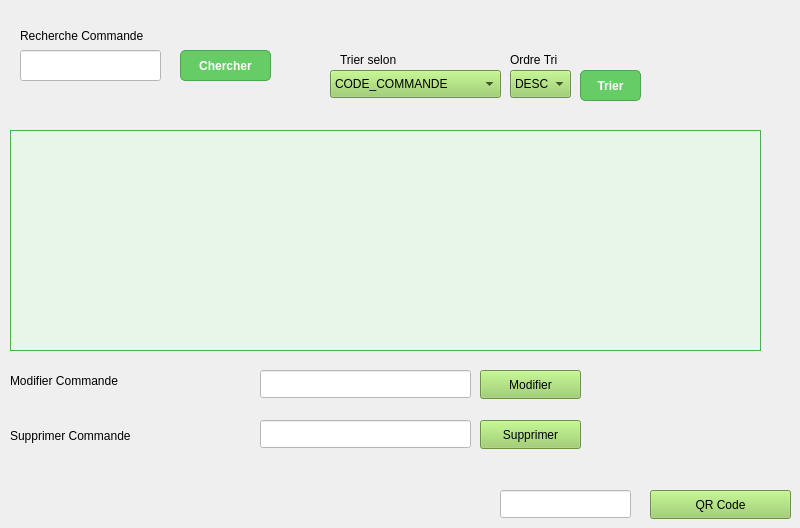
           <widget class="QWidget" name="tab_4">
            <attribute name="title">
             <string>Affichage</string>
            </attribute>
            <widget class="QPushButton" name="pushButton_11">
             <property name="geometry">
              <rect>
               <x>580</x>
               <y>70</y>
               <width>61</width>
               <height>31</height>
              </rect>
             </property>
             <property name="styleSheet">
              <string notr="true">QPushButton {
    background-color: #66cc66;  /* Vibrant green background */
    color: white;               /* White text */
    border: 1px solid #4ca64c;  /* Darker green border */
    padding: 8px 15px;
    border-radius: 5px;
    font-weight: bold;
}

QPushButton:hover {
    background-color: #5cb85c;  /* Slightly darker green when hovered */
}

QPushButton:pressed {
    background-color: #4ca64c;  /* Even darker green when pressed */
}
</string>
             </property>
             <property name="text">
              <string>Trier</string>
             </property>
            </widget>
            <widget class="QComboBox" name="comboBox_triselon">
             <property name="geometry">
              <rect>
               <x>330</x>
               <y>70</y>
               <width>171</width>
               <height>28</height>
              </rect>
             </property>
             <property name="styleSheet">
              <string notr="true">color: rgb(0, 0, 0);
background-color: rgb(138, 206, 106);background-color: rgb(150, 205, 95);</string>
             </property>
             <item>
              <property name="text">
               <string>CODE_COMMANDE</string>
              </property>
             </item>
             <item>
              <property name="text">
               <string>ADRESSE</string>
              </property>
             </item>
             <item>
              <property name="text">
               <string>STATUS_COMMANDE</string>
              </property>
             </item>
             <item>
              <property name="text">
               <string>CIN</string>
              </property>
             </item>
             <item>
              <property name="text">
               <string/>
              </property>
             </item>
            </widget>
            <widget class="QComboBox" name="comboBox_ordretri">
             <property name="geometry">
              <rect>
               <x>510</x>
               <y>70</y>
               <width>61</width>
               <height>28</height>
              </rect>
             </property>
             <property name="styleSheet">
              <string notr="true">color: rgb(0, 0, 0);
background-color: rgb(138, 206, 106);background-color: rgb(150, 205, 95);</string>
             </property>
             <item>
              <property name="text">
               <string>DESC</string>
              </property>
             </item>
             <item>
              <property name="text">
               <string>ASC</string>
              </property>
             </item>
            </widget>
            <widget class="QLabel" name="label_20">
             <property name="geometry">
              <rect>
               <x>510</x>
               <y>50</y>
               <width>111</width>
               <height>20</height>
              </rect>
             </property>
             <property name="styleSheet">
              <string notr="true">color: rgb(0, 0, 0);
font: 13pt &quot;Segoe UI&quot;;</string>
             </property>
             <property name="text">
              <string>Ordre Tri</string>
             </property>
            </widget>
            <widget class="QLabel" name="label_12">
             <property name="geometry">
              <rect>
               <x>340</x>
               <y>50</y>
               <width>111</width>
               <height>20</height>
              </rect>
             </property>
             <property name="styleSheet">
              <string notr="true">color: rgb(0, 0, 0);
font: 13pt &quot;Segoe UI&quot;;</string>
             </property>
             <property name="text">
              <string>Trier selon</string>
             </property>
            </widget>
            <widget class="QPushButton" name="pushButton_recherche">
             <property name="geometry">
              <rect>
               <x>180</x>
               <y>50</y>
               <width>91</width>
               <height>31</height>
              </rect>
             </property>
             <property name="styleSheet">
              <string notr="true">QPushButton {
    background-color: #66cc66;  /* Vibrant green background */
    color: white;               /* White text */
    border: 1px solid #4ca64c;  /* Darker green border */
    padding: 8px 15px;
    border-radius: 5px;
    font-weight: bold;
}

QPushButton:hover {
    background-color: #5cb85c;  /* Slightly darker green when hovered */
}

QPushButton:pressed {
    background-color: #4ca64c;  /* Even darker green when pressed */
}
</string>
             </property>
             <property name="text">
              <string>Chercher</string>
             </property>
            </widget>
            <widget class="QLabel" name="label_9">
             <property name="geometry">
              <rect>
               <x>20</x>
               <y>20</y>
               <width>211</width>
               <height>31</height>
              </rect>
             </property>
             <property name="styleSheet">
              <string notr="true">color: rgb(0, 0, 0);
background-color: transparent;
font: 12pt &quot;Segoe UI&quot;;</string>
             </property>
             <property name="text">
              <string>Recherche Commande</string>
             </property>
            </widget>
            <widget class="QLineEdit" name="lineEdit_recherche">
             <property name="geometry">
              <rect>
               <x>20</x>
               <y>50</y>
               <width>141</width>
               <height>31</height>
              </rect>
             </property>
             <property name="styleSheet">
              <string notr="true">background-color: rgb(255, 255, 255);</string>
             </property>
            </widget>
            <widget class="QTableView" name="tableView_commande">
             <property name="geometry">
              <rect>
               <x>10</x>
               <y>130</y>
               <width>751</width>
               <height>221</height>
              </rect>
             </property>
             <property name="styleSheet">
              <string notr="true">/* QTableView general style */
QTableView {
    background-color: #E8F5E9; /* Light green background */
    gridline-color: #A5D6A7; /* Soft green for grid lines */
    border: 1px solid #4CAF50; /* Pharmacy green border */
    selection-background-color: #66BB6A; /* Medium green for selected rows */
    selection-color: #FFFFFF; /* White text on selected rows */
    font-size: 12pt;
    color: #4E4E4E; /* Dark grey text for readability */
    padding: 10px; /* Additional padding to increase cell space */
}

/* Increase row height for better readability */
QTableView::item {
    padding: 10px; /* Add padding inside cells to prevent text from being cut */
    height: 30px; /* Set a minimum height for each row */
}

/* Header styles */
QHeaderView::section {
    background-color: #4CAF50; /* Pharmacy green header */
    color: white;
    padding: 8px; /* Extra padding for header text */
    border: 1px solid #388E3C; /* Darker green border for header */
    font-weight: bold;
    font-size: 12pt;
}

/* Alternate row color for better readability */
QTableView::item:alternate {
    background-color: #F1F8E9; /* Even lighter green for alternate rows */
}

/* Highlight the current row when hovered */
QTableView::item:hover {
    background-color: #A5D6A7; /* Lighter green on hover */
    color: #2E7D32; /* Darker green text for hover */
}

/* Style for the corner button in the top-left */
QTableCornerButton::section {
    background-color: #4CAF50; /* Pharmacy green */
    border: 1px solid #388E3C;
}
</string>
             </property>
            </widget>
            <widget class="QPushButton" name="pushButton_qr">
             <property name="geometry">
              <rect>
               <x>650</x>
               <y>490</y>
               <width>141</width>
               <height>29</height>
              </rect>
             </property>
             <property name="styleSheet">
              <string notr="true">color: rgb(0, 0, 0);
background-color: rgb(150, 205, 95);</string>
             </property>
             <property name="text">
              <string>QR Code</string>
             </property>
            </widget>
            <widget class="QLineEdit" name="lineEdit_Modifier">
             <property name="geometry">
              <rect>
               <x>260</x>
               <y>370</y>
               <width>211</width>
               <height>28</height>
              </rect>
             </property>
             <property name="styleSheet">
              <string notr="true">background-color: rgb(255, 255, 255);</string>
             </property>
            </widget>
            <widget class="QPushButton" name="pushButton_10">
             <property name="geometry">
              <rect>
               <x>480</x>
               <y>420</y>
               <width>101</width>
               <height>29</height>
              </rect>
             </property>
             <property name="styleSheet">
              <string notr="true">color: rgb(0, 0, 0);
background-color: rgb(150, 205, 95);</string>
             </property>
             <property name="text">
              <string>Supprimer</string>
             </property>
            </widget>
            <widget class="QPushButton" name="pushButton_setModifier">
             <property name="geometry">
              <rect>
               <x>480</x>
               <y>370</y>
               <width>101</width>
               <height>29</height>
              </rect>
             </property>
             <property name="styleSheet">
              <string notr="true">color: rgb(0, 0, 0);
background-color: rgb(150, 205, 95);</string>
             </property>
             <property name="text">
              <string>Modifier</string>
             </property>
            </widget>
            <widget class="QLineEdit" name="lineEdit_Supprimer">
             <property name="geometry">
              <rect>
               <x>260</x>
               <y>420</y>
               <width>211</width>
               <height>28</height>
              </rect>
             </property>
             <property name="styleSheet">
              <string notr="true">background-color: rgb(255, 255, 255);</string>
             </property>
            </widget>
            <widget class="QLineEdit" name="lineEdit_id_qrcode">
             <property name="geometry">
              <rect>
               <x>500</x>
               <y>490</y>
               <width>131</width>
               <height>28</height>
              </rect>
             </property>
             <property name="styleSheet">
              <string notr="true">background-color: rgb(255, 255, 255);</string>
             </property>
            </widget>
            <widget class="QLabel" name="label_11">
             <property name="geometry">
              <rect>
               <x>10</x>
               <y>420</y>
               <width>241</width>
               <height>31</height>
              </rect>
             </property>
             <property name="styleSheet">
              <string notr="true">color: rgb(0, 0, 0);
background-color: transparent;
font: 12pt &quot;Segoe Script&quot;;</string>
             </property>
             <property name="text">
              <string>Supprimer Commande</string>
             </property>
            </widget>
            <widget class="QLabel" name="label_10">
             <property name="geometry">
              <rect>
               <x>10</x>
               <y>360</y>
               <width>221</width>
               <height>41</height>
              </rect>
             </property>
             <property name="styleSheet">
              <string notr="true">color: rgb(0, 0, 0);
font: 12pt &quot;Segoe Script&quot;;
background-color: transparent;
</string>
             </property>
             <property name="text">
              <string>Modifier Commande</string>
             </property>
            </widget>
           </widget>
